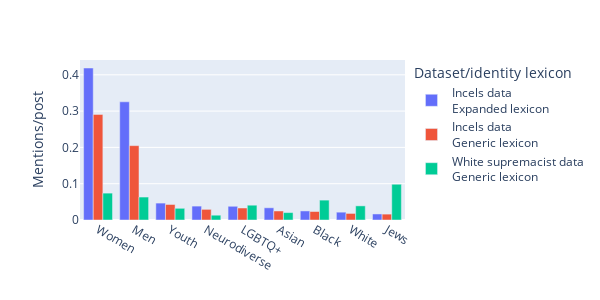

The notebook cell saved with this chart:
### Code cell
column_map = {'identity_group': 'Identity group', 'dataset': 'Dataset/identity lexicon', 'freq': 'Mentions/post'}
formatted_gp_freqs = gp_freqs.rename(columns=column_map).replace({
    'women_girls': 'Women',
    'men_boys': 'Men',
    'youth': 'Youth',
    'mental_disabilities': 'Neurodiverse',
    'lgbtq_people': 'LGBTQ+',
    'asian_people': 'Asian',
    'black_people': 'Black',
    'white_people': 'White',
    'jews': 'Jews',
    'incels': 'Incels data<br>Expanded lexicon',
    'incels_generic': 'Incels data<br>Generic lexicon',
    'ws': 'White supremacist data<br>Generic lexicon',
})

# fig = px.bar(gp_freqs, x='identity_group', y='freq', color='dataset', barmode='group', title='Identity group mentions per post')
fig = px.bar(formatted_gp_freqs, x=column_map['identity_group'], y=column_map['freq'], color=column_map['dataset'], barmode='group', 
             # title='Identity group mentions per post',
            width=600, height=300)
# fig.update_xaxes(tickangle=45)
fig.update_layout(xaxis_title=None)
fig.write_image('../output/identity_group_mentions.pdf')
fig.write_image('../output/identity_group_mentions.png', scale=3)
fig.show()

### Figure 1 — Plotly figure (JSON) as saved in the notebook; plotly's stock layout.template omitted (floating-point values rounded to 4 significant figures)
{"data": [{"alignmentgroup": "True", "hovertemplate": "Dataset/identity lexicon=Incels data<br>Expanded lexicon<br>Identity group=%{x}<br>Mentions/post=%{y}<extra></extra>", "legendgroup": "Incels data<br>Expanded lexicon", "marker": {"color": "#636efa", "pattern": {"shape": ""}}, "name": "Incels data<br>Expanded lexicon", "offsetgroup": "Incels data<br>Expanded lexicon", "orientation": "v", "showlegend": true, "textposition": "auto", "type": "bar", "x": ["Women", "Men", "Youth", "Neurodiverse", "LGBTQ+", "Asian", "Black", "White", "Jews"], "xaxis": "x", "y": [0.4187, 0.3256, 0.04657, 0.03828, 0.03778, 0.03363, 0.025, 0.02158, 0.01663], "yaxis": "y"}, {"alignmentgroup": "True", "hovertemplate": "Dataset/identity lexicon=Incels data<br>Generic lexicon<br>Identity group=%{x}<br>Mentions/post=%{y}<extra></extra>", "legendgroup": "Incels data<br>Generic lexicon", "marker": {"color": "#EF553B", "pattern": {"shape": ""}}, "name": "Incels data<br>Generic lexicon", "offsetgroup": "Incels data<br>Generic lexicon", "orientation": "v", "showlegend": true, "textposition": "auto", "type": "bar", "x": ["Women", "Men", "Youth", "Neurodiverse", "LGBTQ+", "Asian", "Black", "White", "Jews"], "xaxis": "x", "y": [0.2909, 0.2048, 0.04275, 0.02931, 0.03303, 0.02485, 0.0234, 0.01809, 0.01622], "yaxis": "y"}, {"alignmentgroup": "True", "hovertemplate": "Dataset/identity lexicon=White supremacist data<br>Generic lexicon<br>Identity group=%{x}<br>Mentions/post=%{y}<extra></extra>", "legendgroup": "White supremacist data<br>Generic lexicon", "marker": {"color": "#00cc96", "pattern": {"shape": ""}}, "name": "White supremacist data<br>Generic lexicon", "offsetgroup": "White supremacist data<br>Generic lexicon", "orientation": "v", "showlegend": true, "textposition": "auto", "type": "bar", "x": ["Women", "Men", "Youth", "Neurodiverse", "LGBTQ+", "Asian", "Black", "White", "Jews"], "xaxis": "x", "y": [0.07404, 0.06324, 0.03224, 0.01323, 0.04078, 0.02041, 0.05479, 0.03897, 0.09852], "yaxis": "y"}], "layout": {"barmode": "group", "height": 300, "legend": {"title": {"text": "Dataset/identity lexicon"}, "tracegroupgap": 0}, "margin": {"t": 60}, "width": 600, "xaxis": {"anchor": "y", "autorange": true, "domain": [0, 1], "range": [-0.5, 8.5], "title": {}, "type": "category"}, "yaxis": {"anchor": "x", "autorange": true, "domain": [0, 1], "range": [0, 0.4408], "title": {"text": "Mentions/post"}, "type": "linear"}}}
